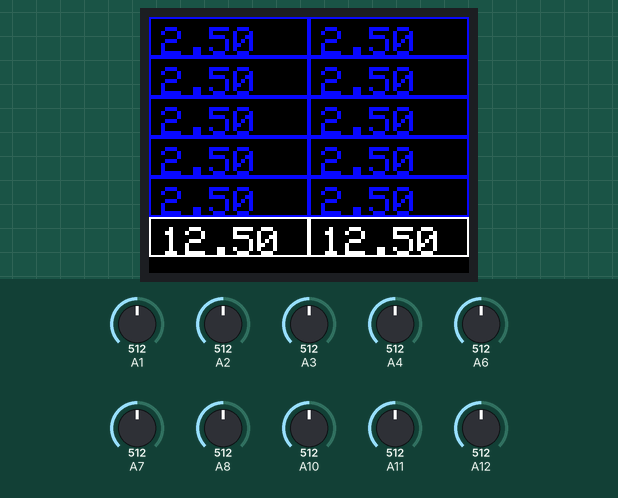
This sketch was run on a simulated Arduino Mega 2560, built with avr-gcc and run on an emulated ATmega2560. On the bench: 160×128 colour display. Inputs (shaded band) come from the test bench; at power-on: A2 = 512, A3 = 512, A1 = 512, A4 = 512, A6 = 512, A7 = 512, A8 = 512, A10 = 512, A11 = 512, A12 = 512. What the sketch prints to the serial monitor is not drawn.

Above: at 1.8 s.
1.9 s: A2 set to 636
At 3.5 s:
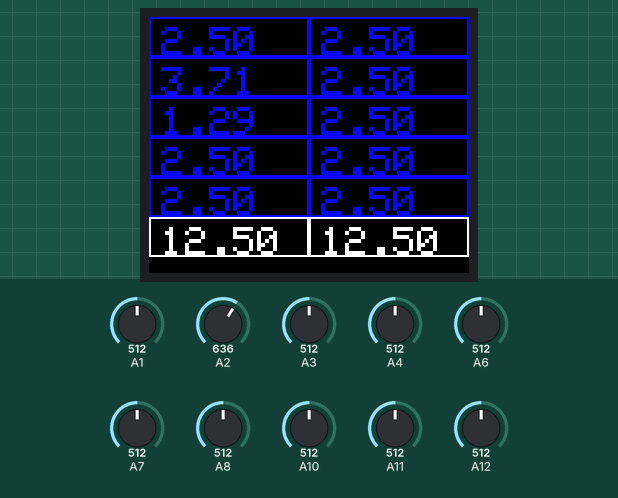
3.9 s: A2 set to 665
At 6.4 s:
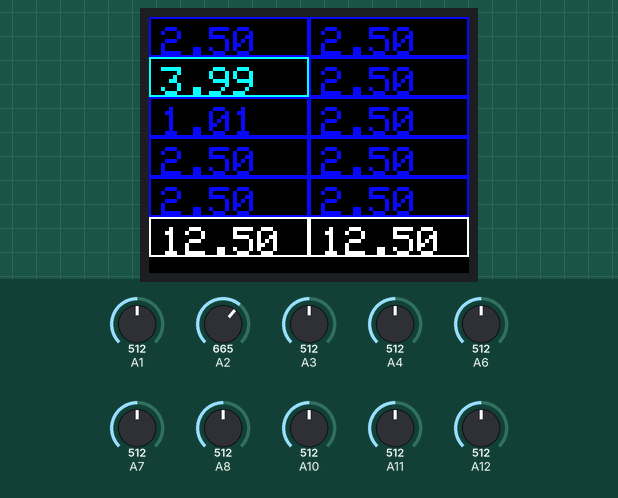
6.7 s: A3 set to 427
At 8.3 s:
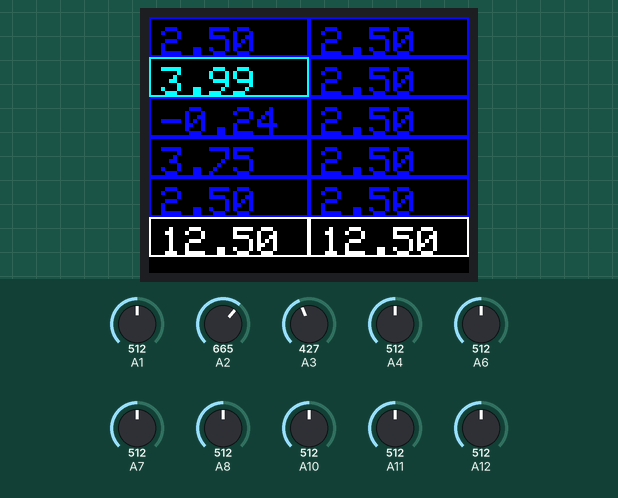
8.6 s: A3 set to 399
At 10.3 s:
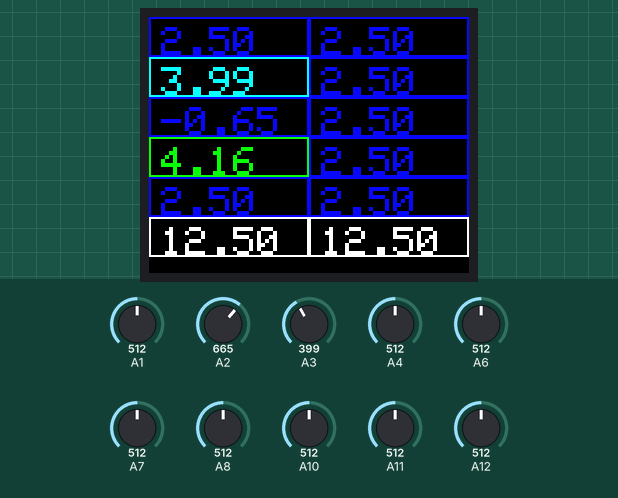
10.6 s: A1 set to 523
At 12.8 s:
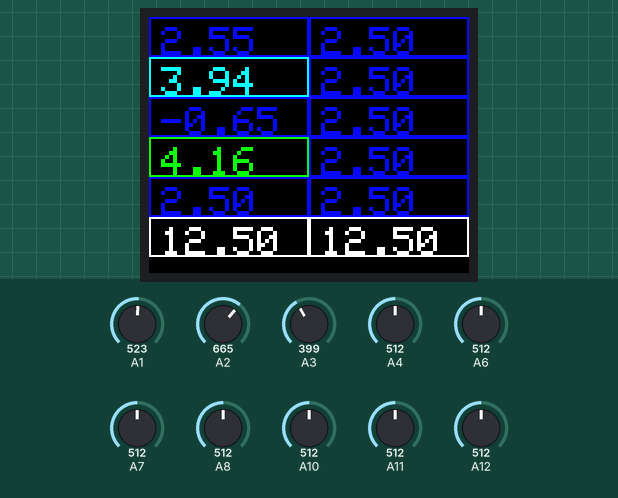
13.4 s: A4 set to 716
At 14.8 s:
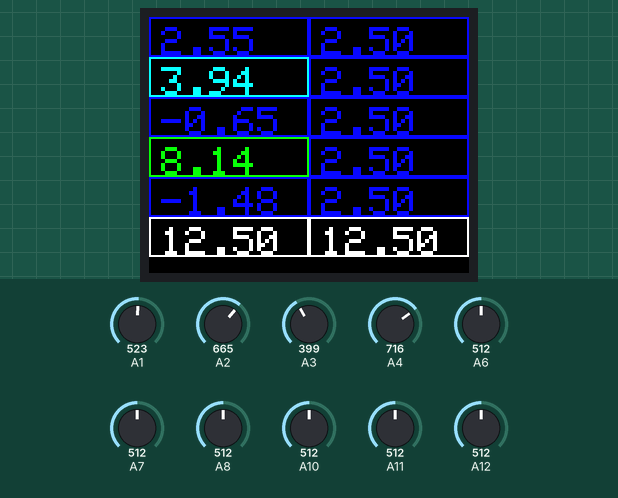
Timing chart, 0 to 16.3 s (numbered marks = the images above; inputs shaded):
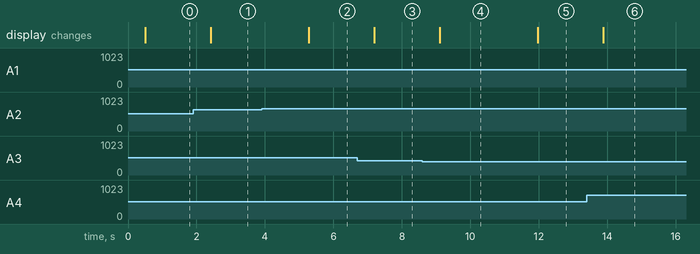

Measured:
- the behaviour switches between 650 and 651 on A2 (found by bisection; images 1 and 2)
- the behaviour switches between 410 and 409 on A3 (found by bisection; images 3 and 4)
- after the input at 1.9 s, the display: changes after 0.51 s (image 1)
- after the input at 3.9 s, the display: changes after 1.4 s (image 2)
- after the input at 6.7 s, the display: changes after 0.49 s (image 3)
- after the input at 8.6 s, the display: changes after 0.50 s (image 4)
- after the input at 10.6 s, the display: changes after 1.4 s (image 5)
- after the input at 13.4 s, the display: changes after 0.49 s (image 6)

The sketch:

voltmeter.ino
```cpp
// include TFT and SPI libraries
#include <SPI.h>
#include <TFT.h>
#include <stdlib.h>

// pin definition for Arduino MEGA
#define cs 53
#define dc 22
#define rst 8

#define EPSILON 0.01
#define CL_HEIGHT 20
#define CL_WIDTH 80
#define COLUMNS 2
#define ROWS 5  // rows without sum row
#define VALUE_CELLS ROWS* COLUMNS

int inputs[] = {87, 88, 89, 90, 97, 92, 93, 94, 98, 96};
int rs[] = {1, 2, 3, 4, 5, 1, 2, 3, 4, 5};
bool refresh[VALUE_CELLS];
bool sumRefresh[COLUMNS];
char strs[VALUE_CELLS][VALUE_CELLS];
char sumStrs[COLUMNS][VALUE_CELLS];

// create an instance of the library
TFT TFTscreen = TFT(cs, dc, rst);
float vals[VALUE_CELLS];
float sumVals[COLUMNS];

void setup() {
  Serial.begin(9600);
  Serial.print("setup");
  Serial.println();

  for (int i = 0; i < VALUE_CELLS; i++) {
    pinMode(inputs[i], INPUT);
  }

  // initialize the library
  TFTscreen.begin();

  // clear the screen with a black background
  TFTscreen.background(0, 0, 0);
  // set the text size
  TFTscreen.setTextSize(2);
}

void loop() {
  Serial.print("loop");
  Serial.println();
  // first and second col
  for (int i = 0; i < VALUE_CELLS; i++) {
    int value = analogRead(inputs[i]);
    float vout = (value * 5.0) / 1024.0 * rs[i];

    Serial.print("Got value :");
    Serial.print(vout);
    Serial.print("On pin ");
    Serial.print(inputs[i]);
    Serial.println();

    // sum will be in the last cell, save into separate array
    if (i % ROWS == ROWS - 1) {
      int offset = i / ROWS;
      setNewValue(vout, sumVals + offset, sumRefresh + offset, sumStrs[offset]);
    }

    int colStart = i / ROWS * ROWS;
    for (int j = colStart; j < i; j++) {
      Serial.print(" -");
      Serial.print(vals[j]);
      vout = vout - vals[j];
    }
    Serial.println();
    setNewValue(vout, vals + i, refresh + i, strs[i]);
  }

  Serial.print("First half: ");
  printArr(vals, ROWS);
  Serial.println();

  Serial.print("Second half: ");
  printArr(vals + ROWS, ROWS);
  Serial.println();

  for (int i = 0; i < VALUE_CELLS; i++) {
    if (!refresh[i]) continue;
    int col = i / ROWS;

    if (vals[i] <= 3.85) {
      TFTscreen.stroke(10, 10, 255);
    } else if (vals[i] > 3.85 && vals[i] <= 4.0) {
      TFTscreen.stroke(10, 255, 255);
    } else {
      TFTscreen.stroke(10, 255, 10);
    }

    // clear rect
    TFTscreen.fill(0, 0, 0);
    TFTscreen.rect(col * CL_WIDTH, CL_HEIGHT * (i - 5 * col), CL_WIDTH,
                   CL_HEIGHT);
    TFTscreen.text(strs[i], 6 + col * CL_WIDTH, CL_HEIGHT * (i - 5 * col) + 5);
  }

  for (int i = 0; i < COLUMNS; i++) {
    if (!sumRefresh[i]) continue;
    TFTscreen.stroke(255, 255, 255);
    TFTscreen.rect(i * CL_WIDTH, CL_HEIGHT * 5, CL_WIDTH, CL_HEIGHT);
    TFTscreen.text(sumStrs[i], 6 + i * CL_WIDTH, CL_HEIGHT * 5 + 5);
  }

  delay(500);
}

void setNewValue(float val, float* valPtr, bool* refreshPtr, char* strVal) {
  bool isNew = fabs(*valPtr - val) >= EPSILON;
  if (isNew) {
    *valPtr = val;
    dtostrf(val, 2, 2, strVal);
  }
  *refreshPtr = isNew;
}

void printArr(float* arr, int size) {
  Serial.print("[");
  for (int i = 0; i < size - 1; i++) {
    Serial.print(arr[i]);
    Serial.print(", ");
  }
  Serial.print(arr[size - 1]);
  Serial.print("]");
}
```
